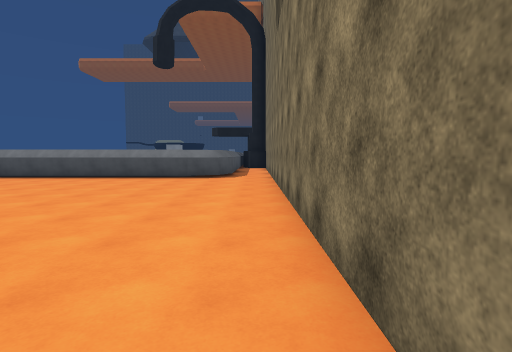
view 1 (above)

23 first-person views from a walk through a 3-D level made in the Unity game engine. The camera is 1.5 m above the floor, tilts 4° down and sees 80° across. The floor is counted in squares, 2 m on a side. Each view is taken from the middle of a square. On the plan, view 1 faces up. The plan holds only what a view shows up to about 10 squares ahead; the rest is blank. The place goes on beyond the plan. Surface patterns are stand-ins for the level's own textures.

view 2
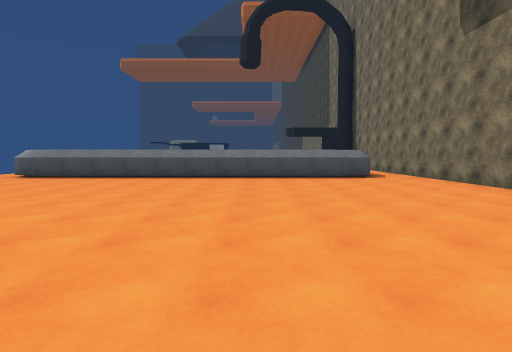

view 3
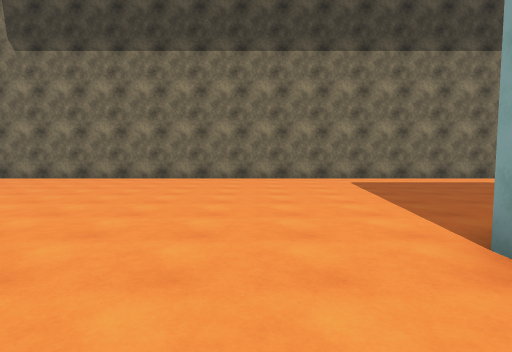

view 4
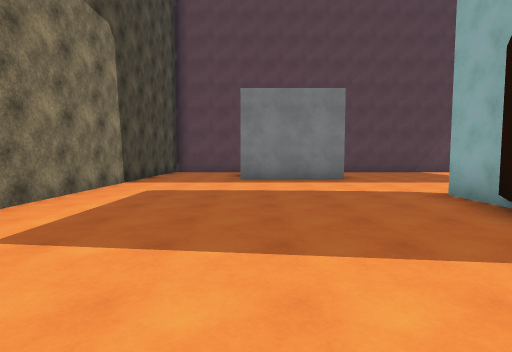

view 5
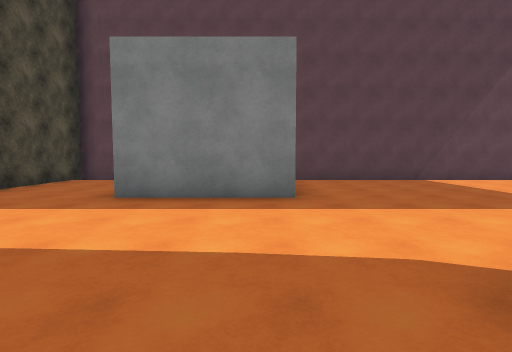

view 6
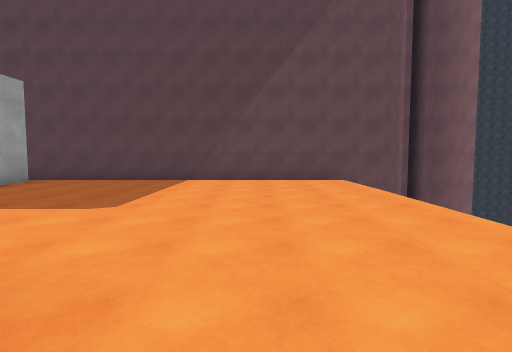

view 7
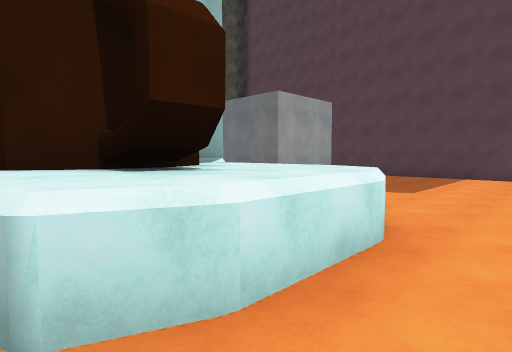

view 8
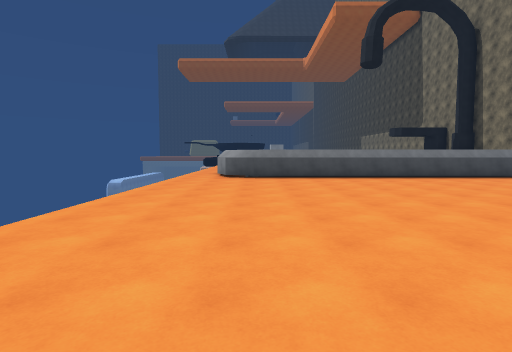

view 9
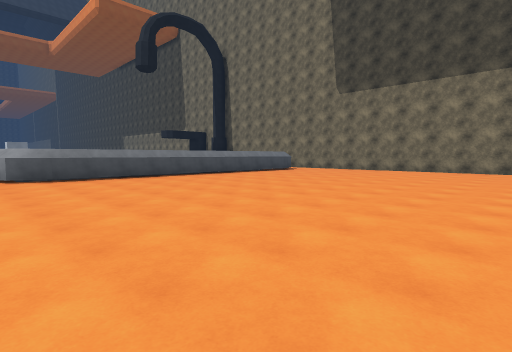

view 10
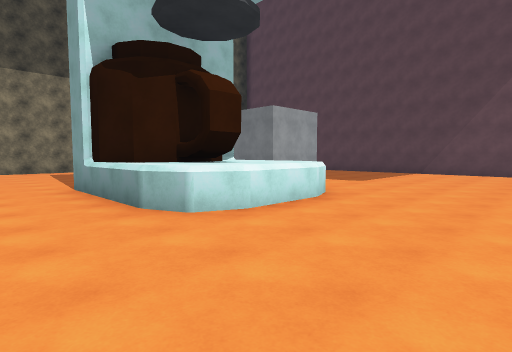

view 11
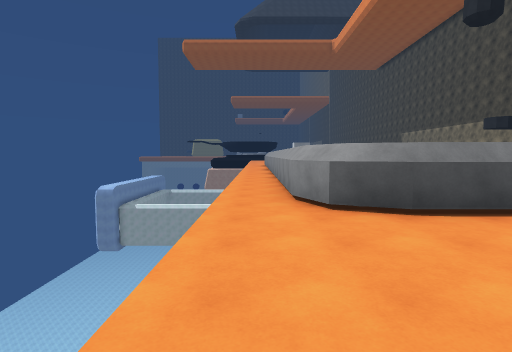

view 12
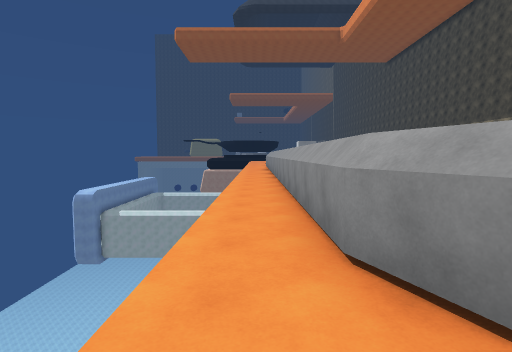

view 13
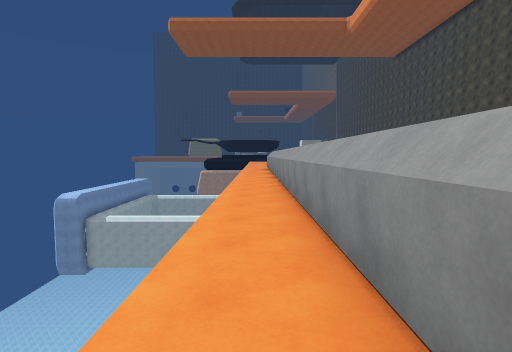

view 14
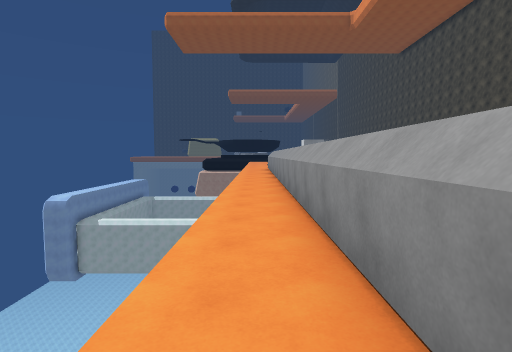

view 15
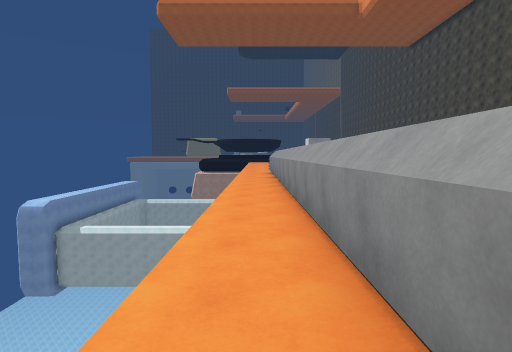

view 16
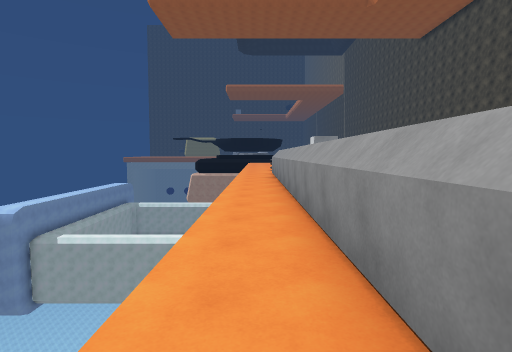

view 17
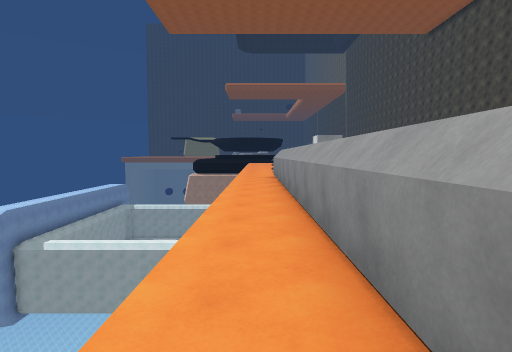

view 18
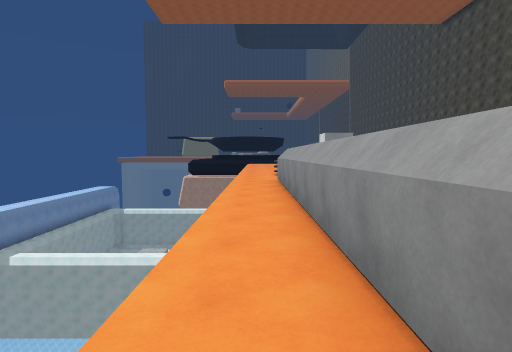

view 19
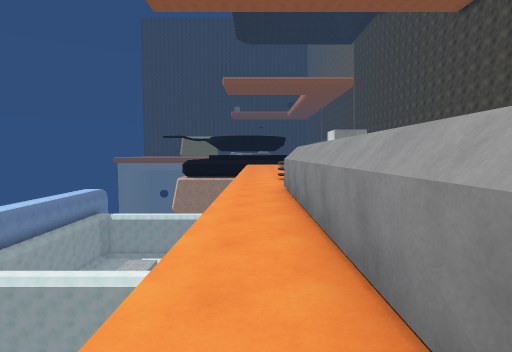

view 20
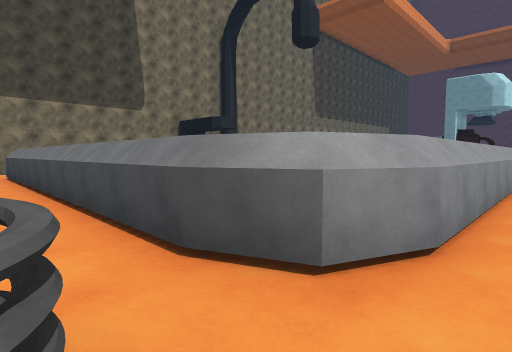

view 21
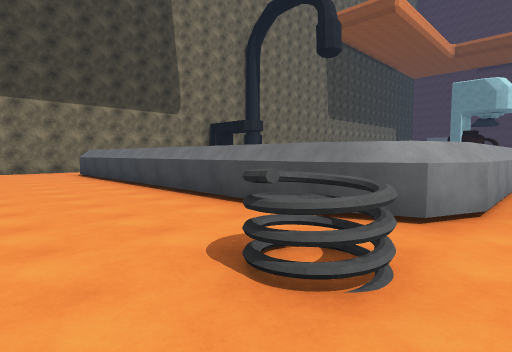

view 22
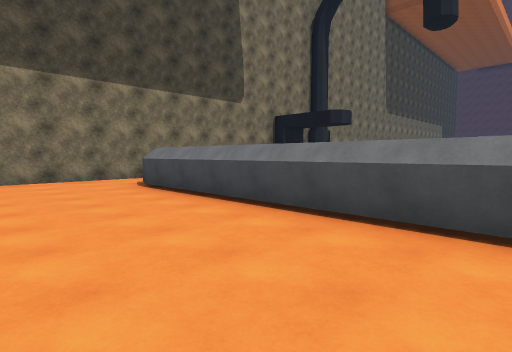

view 23
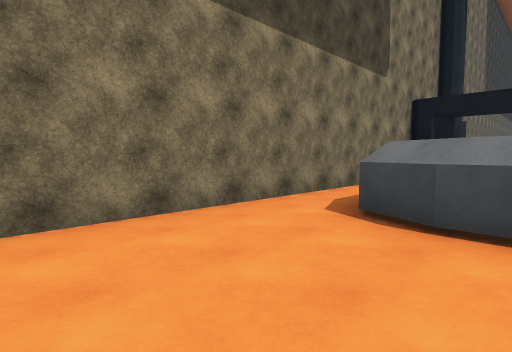

### Floor plan
Key: @ floor where view 1 was taken; # wall or solid block; . floor; / step, stairs or slope; = window, fence, low wall or low ledge; ^ raised ledge; v drop or lower ground; O other object.
Columns run from 17 left of view 1 to 1 right of it. Each row starts with its distance up from view 1.
 32    ...............#
 31    ...............#
 30   v.O.............#
 29   v..^#########...#
 28   v.#         ##^.#
 27   v.#            .#
 26   v.#            .#
 25   v.#            .#
 24   v.#             #
 23   v.#
 22   v.#
 21   v.#
 20   v.#
 19   v.#
 18   v.#
 17   v.#
 16   v.#
 15   v.#
 14   v.#
 13   v.#
 12   v.#
 11   v.#
 10   v.############..#
  9   v...............#
  8   v...............#
  7   v...............#
  6   v...............#
  5   v...............#
  4   v...............#
  3   v...............#
  2    ...............#
  1    ...............#
  0    ..............@#
 -1    ...#^^##.......#
 -2    ...^^^^ .......#
 -3    ...^^^^#.......#
 -4    ...^^^^#.......#
 -5    .... .=........#
 -6   v...............#
 -7   v...............#
 -8   v...............#
 -9   v.........###...#
-10   v.........#  ...#
-11   v.........#   ..#
-12 vvv/////////    //#
-13 #############   ###

Where each view was taken, in squares from view 1:
view 1: 0 up, 0 right, facing up
view 2: 0 up, 5 left, facing up
view 3: 1 up, 9 left, facing right
view 4: 1 up, 3 left, facing down
view 5: 3 down, 5 left, facing down
view 6: 3 down, 12 left, facing down
view 7: 1 down, 12 left, facing down-right
view 8: 0 up, 12 left, facing up
view 9: 0 up, 14 left, facing up-right
view 10: 1 up, 14 left, facing down-right
view 11: 6 up, 14 left, facing up
view 12: 9 up, 14 left, facing up
view 13: 11 up, 14 left, facing up
view 14: 12 up, 14 left, facing up
view 15: 14 up, 14 left, facing up
view 16: 16 up, 14 left, facing up
view 17: 17 up, 14 left, facing up
view 18: 19 up, 14 left, facing up
view 19: 21 up, 14 left, facing up
view 20: 30 up, 14 left, facing down-right
view 21: 32 up, 14 left, facing down-right
view 22: 32 up, 9 left, facing down-right
view 23: 32 up, 3 left, facing down-right
